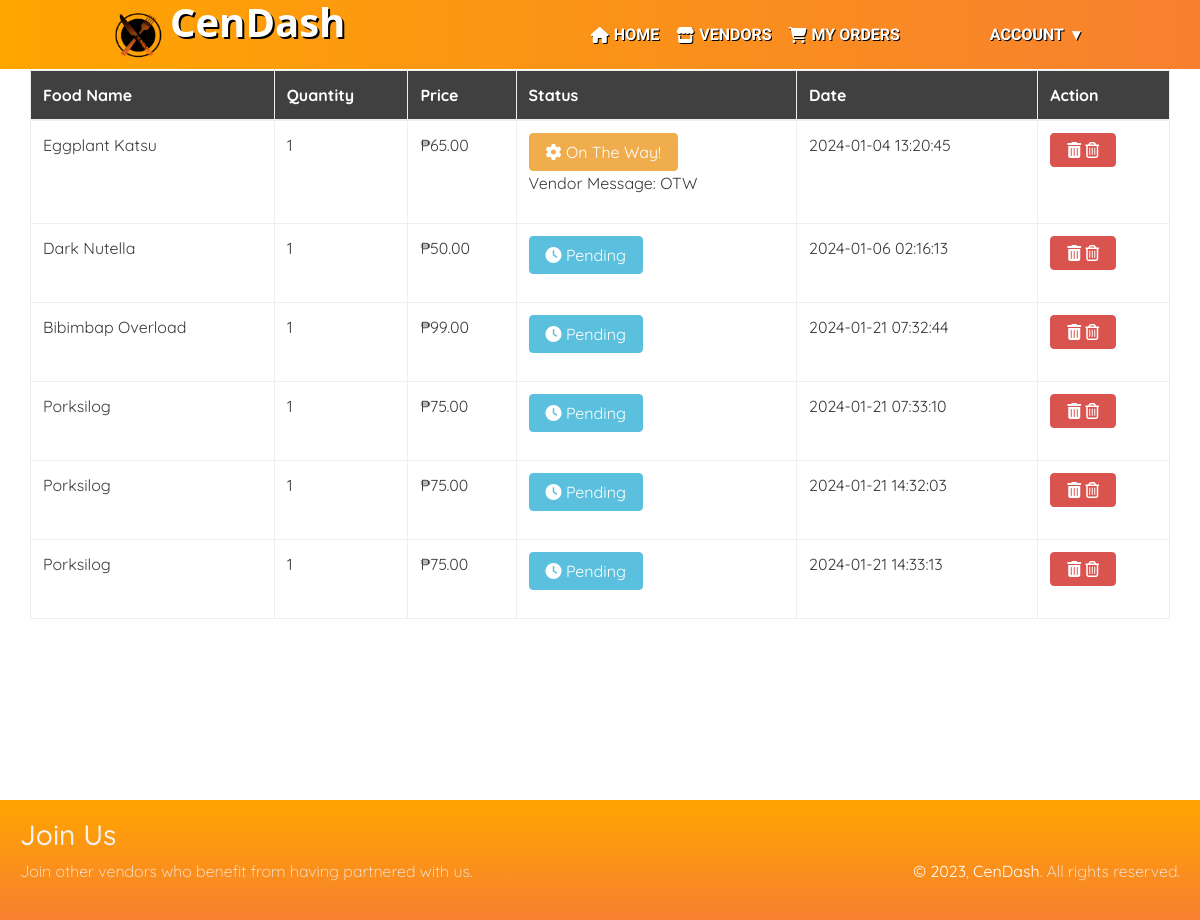
Page /orders.php (signed in) on the committed database.
### tables this page shows
CREATE TABLE `users_orders` (
  `o_id` int(222) NOT NULL,
  `u_id` int(222) NOT NULL,
  `title` varchar(222) NOT NULL,
  `quantity` int(222) NOT NULL,
  `price` decimal(10,2) NOT NULL,
  `status` varchar(222) DEFAULT NULL,
  `date` timestamp NOT NULL DEFAULT current_timestamp() ON UPDATE current_timestamp(),
  `order_type` varchar(255) DEFAULT NULL,
  `vendor_remark` mediumtext DEFAULT NULL,
  `rs_id` int(222) NOT NULL
);

### orders.php (the view, shortened to what this page needs)
<?php
include("src/scripts/db/connect.php");
?>
<!DOCTYPE html>
<html lang="en">
<head>
	<link rel="stylesheet" href="src/styles/css/loader.css">
	<link rel="stylesheet" href="src/styles/css/navbar.css">
	<link rel="stylesheet" href="src/styles/css/main.css">
	<link rel="stylesheet" href="src/styles/css/footer.css">
	<link rel="stylesheet" href="src/styles/css/bootstrap.min.css">
	<link rel="stylesheet" href="node_modules/@fortawesome/fontawesome-free/css/all.css">
</head>
<body>
	<?php
	$loggedInUser = !empty($_SESSION["user_id"]);
	$loggedInAdmin = !empty($_SESSION["adm_id"]);
	$loggedInVendor = !empty($_SESSION["vendor_user_id"]);
	?>
	<nav class="nav" id="nav">
		<div class="nav-container">
			<div class="nav-title">
				<a href=".">
					<img src="src/assets/images/logo.png">
					<h1>CenDash</h1>
				</a>
			</div>
			<nav>
				<ul class="nav-list">
					<li><a href="."><i class="fa fa-home"></i>Home</a></li>
					<li><a href="vendors.php"><i class="fa fa-store"></i>Vendors</a></li>
					<?php if (!$loggedInUser && !$loggedInAdmin && !$loggedInVendor) : ?>
						<li><a href="#" class="nav-button">Login</a>
							<ul class="nav-dropdown">
								<li><a href="login.php"><i class="fa-solid fa-down-left-and-up-right-to-center"></i>Login User</a></li>
								<li><a href="admin/"><i class="fa-solid fa-down-left-and-up-right-to-center"></i>Login Admin</a></li>
								<li><a href="adminVendor/"><i class="fa-solid fa-down-left-and-up-right-to-center"></i>Login Vendor</a></li>
								<li><a href="signup.php"><i class="fa-solid fa-user-plus"></i>Sign Up</a></li>
							</ul>
						</li>
					<?php elseif ($loggedInUser && !$loggedInAdmin && !$loggedInVendor) : ?>
						<li><a href="orders.php"><i class="fa fa-cart-shopping"></i>My Orders</a></li>
						<li><a href="#" class="nav-button">Account</a>
						</li>
					<?php endif; ?>
				</ul>
			</nav>
		</div>
	</nav>
	<section class="orders">
		<div class="container" style="overflow-x: auto;">
			<div class="row">
				<div class="col-xs-12">
					<div class="bg-gray">
						<div class="row">
							<table class="table table-bordered table-hover">
								<thead style="background: #404040; color:white;">
									<tr>
										<th>Food Name</th>
										<th>Quantity</th>
										<th>Price</th>
										<th>Status</th>
										<th>Date</th>
										<th>Action</th>
									</tr>
								</thead>
								<tbody>
									<?php
									$query_res = mysqli_query($db, "select * from users_orders where u_id='" . $_SESSION['user_id'] . "'");
									if (!mysqli_num_rows($query_res) > 0) {
										echo '<td colspan="6"><center>No orders have been placed yet.</center></td>';
									} else {
										while ($row = mysqli_fetch_array($query_res)) {
									?>
											<tr>
												<td data-column="Item"> <?php echo $row['title']; ?></td>
												<td data-column="Quantity"> <?php echo $row['quantity']; ?></td>
												<td data-column="price">₱<?php echo $row['price']; ?></td>
												<td data-column="status">
													<?php
													$status = $row['status'];
													switch ($status) {
														case '':
														case 'NULL':
															$class = 'info';
															$icon = 'clock';
															$text = 'Pending';
															break;
														case 'in process':
															$class = 'warning';
															$icon = 'cog fa-spin';
															$text = 'On The Way!';
															break;
													}
													if (!empty($class)) {
														echo '<button type="button" class="btn btn-' . $class . '"><span class="fa fa-' . $icon . '" aria-hidden="true"></span> ' . $text . '</button>';
													}
													?>
													<div class="vendor-message-container">
														<p><?php echo $row['vendor_remark'] !== null && $row['vendor_remark'] !== '' ? 'Vendor Message: ' . $row['vendor_remark'] : ''; ?></p>
													</div>
												</td>
												<td data-column="Date"> <?php echo $row['date']; ?></td>
												<td data-column="Action">
													<a href="orders.php?order_del=<?php echo $row['o_id']; ?>" onclick="return confirm('Are you sure you want to cancel your order?');" class="btn btn-danger btn-flat btn-addon btn-xs fa fa-trash">
														<i class="fa fa-trash-o" style="font-size:16px"></i>
													</a>
												</td>
											</tr>
									<?php }
									} ?>
								</tbody>
							</table>
						</div>
					</div>
				</div>
			</div>
		</div>
	</section>
	<footer>
		<div class="footer-container">
			<div>
				<h3>Join Us</h3>
				<p>Join other vendors who benefit from having partnered with us.</p>
			</div>
			<div>
				<p><a href="../"><b>&copy; 2023</b>, <b>CenDash</b>.</a> All rights reserved.</p>
			</div>
		</div>
	</footer>
</body>
</html>

### src/styles/css/navbar.css (style rules this page uses)
.nav { position: relative; width: 100%; height: 70px; background: linear-gradient(to right, orange, #f78030); border-bottom: 1px solid white; z-index: 9999; }
.nav-container { max-width: 1000px; margin: 0 auto; }
.nav-title { position: absolute; font-size: 2rem; padding-left: 50px; }
.nav-title img { position: absolute; top: 5px; left: 5px; height: 60px; width: 70px; }
.nav-title h1 { color: white; font-weight: 600; margin-left: 20px; text-shadow: 2px 2px #000; transition: all 0.3s ease; font-family: "Segoe UI", Tahoma, Geneva, Verdana, sans-serif; }
nav { float: right; }
nav .nav-list { transition: all 0.3s ease; }
nav .nav-list li { float: left; position: relative; transition: all 0.2s ease; }
nav .nav-list li .nav-button::after { padding-left: 4px; content: " ▾"; }
nav .nav-list li i { position: absolute; top: 39%; left: -3px; transition: all 0.3s ease; }
nav .nav-list li a { font-family: "Lexend", sans-serif; font-weight: 800; display: block; padding: 0 20px; line-height: 70px; color: #fff; text-transform: uppercase; text-shadow: 1px 1px #000; text-decoration: none; transition: all 0.2s ease; }
@media screen and (min-width: 799px) { .nav-list { display: block !important; } }
@media screen and (min-width: 799px) { .nav-button { margin-left: 50px; } }

### src/styles/css/main.css (style rules this page uses)
* { margin: 0; padding: 0; list-style: none; text-decoration: none; box-sizing: border-box; scroll-behavior: smooth; font-family: "Quicksand", sans-serif; }
body { background: #fff; overflow-x: hidden; }
a { color: orange; }
.btn { border-radius: 2px; transition: all 0.3s; }
.container { max-width: 1270px; width: 94%; }
.orders { min-height: 100vh; }

### src/styles/css/footer.css (style rules this page uses)
footer { font-weight: 300; color: #f2f2f2; background: linear-gradient(to top, #f78030, orange); padding: 20px; position: relative; align-items: center; }
footer .footer-container { display: flex; align-items: flex-end; justify-content: space-between; width: 100%; }
footer .footer-container div { line-height: 25px; }
footer .footer-container div p { font-size: 16px; }
footer .footer-container div p a { color: #fff; }

### rows in the picture
users_orders: title "Eggplant Katsu", quantity "1", price "65.00", status "On The Way!", vendor_remark "OTW", date "2024-01-04 13:20:45"
users_orders: title "Dark Nutella", quantity "1", price "50.00", text "Pending", date "2024-01-06 02:16:13"
users_orders: title "Bibimbap Overload", quantity "1", price "99.00", text "Pending", date "2024-01-21 07:32:44"
users_orders: title "Porksilog", quantity "1", price "75.00", text "Pending", date "2024-01-21 07:33:10"
users_orders: title "Porksilog", quantity "1", price "75.00", text "Pending", date "2024-01-21 14:32:03"
users_orders: title "Porksilog", quantity "1", price "75.00", text "Pending", date "2024-01-21 14:33:13"
